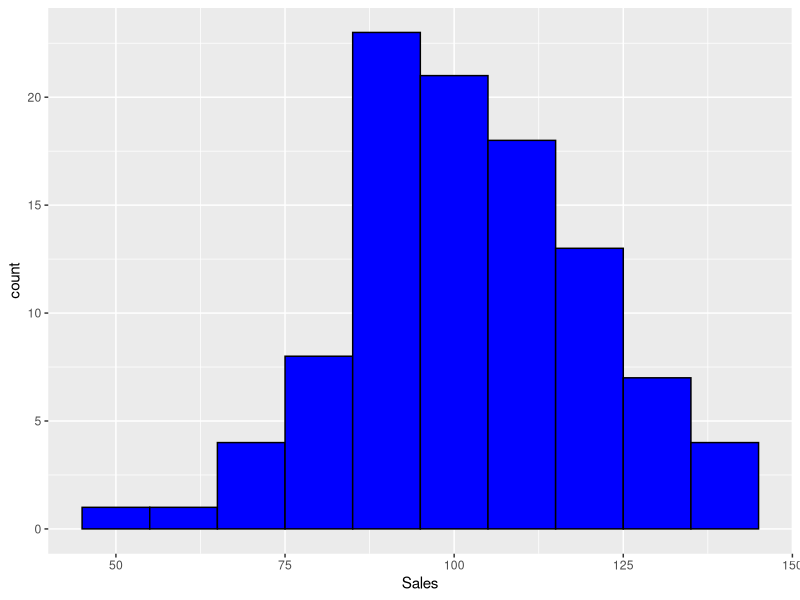
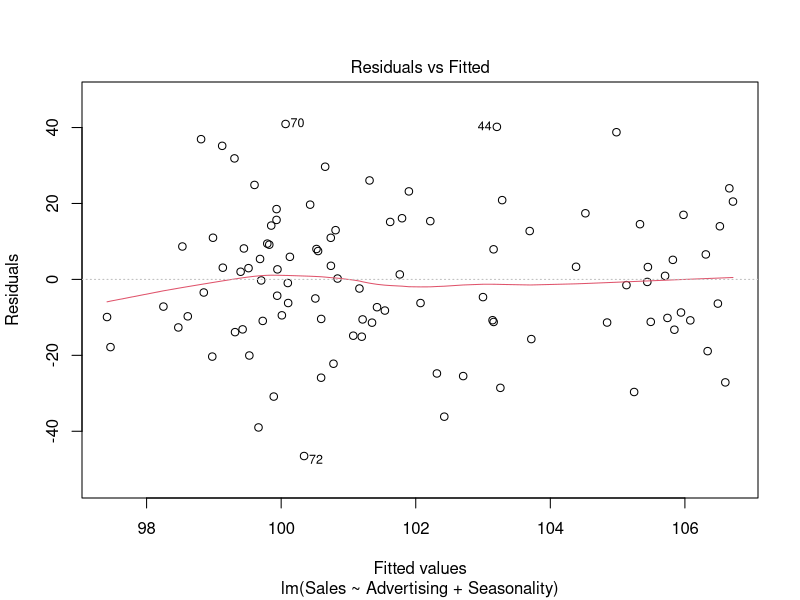
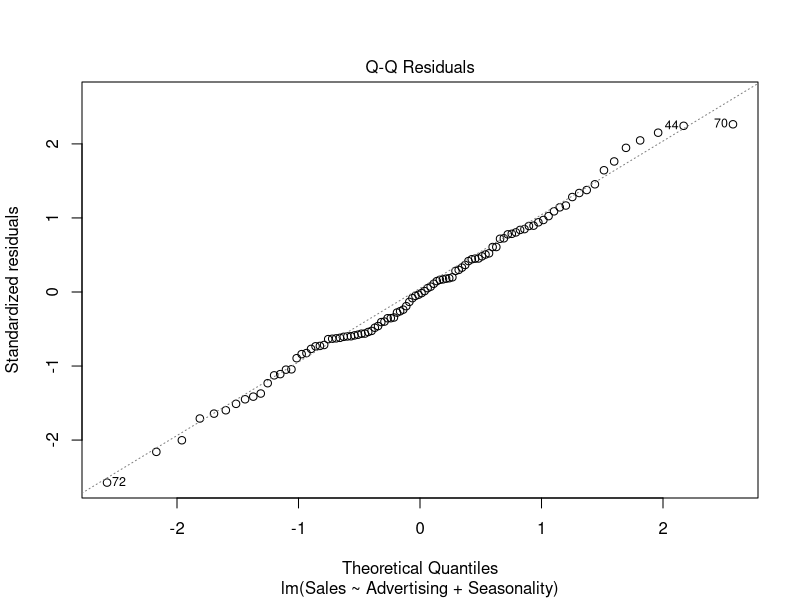

These charts were generated, in order, by the following R code:
## ---- chunk 1
knitr::opts_chunk$set(echo = FALSE)

# Load necessary libraries
if (!require("ggplot2")) {
  install.packages("ggplot2")
}
## ---- chunk 2
set.seed(123)
sales_data <- data.frame(
  Sales = rnorm(100, mean = 100, sd = 20),
  Advertising = rnorm(100, mean = 50, sd = 10),
  Seasonality = rep(c("Summer", "Fall", "Winter", "Spring"), each = 25)
)
## ---- chunk 3
summary(sales_data)
## ---- chunk 4
cor(sales_data$Sales, sales_data$Advertising)
## ---- chunk 5
ggplot(sales_data, aes(x = Sales)) + geom_histogram(binwidth = 10, fill = "blue", 
                                                    color = "black")
## ---- chunk 6
# Fit the linear regression model
model <- lm(Sales ~ Advertising + Seasonality, data = sales_data)
model
## ---- chunk 7
plot(model, which = 1)
## ---- chunk 8
plot(model, which = 2)
## ---- chunk 9
summary(model)
## ---- chunk 10
# Predict sales for new data
new_data <- data.frame(
  Advertising = c(60, 70, 80),
  Seasonality = c("Summer", "Fall", "Winter")
)
predictions <- predict(model, newdata = new_data)
predictions
